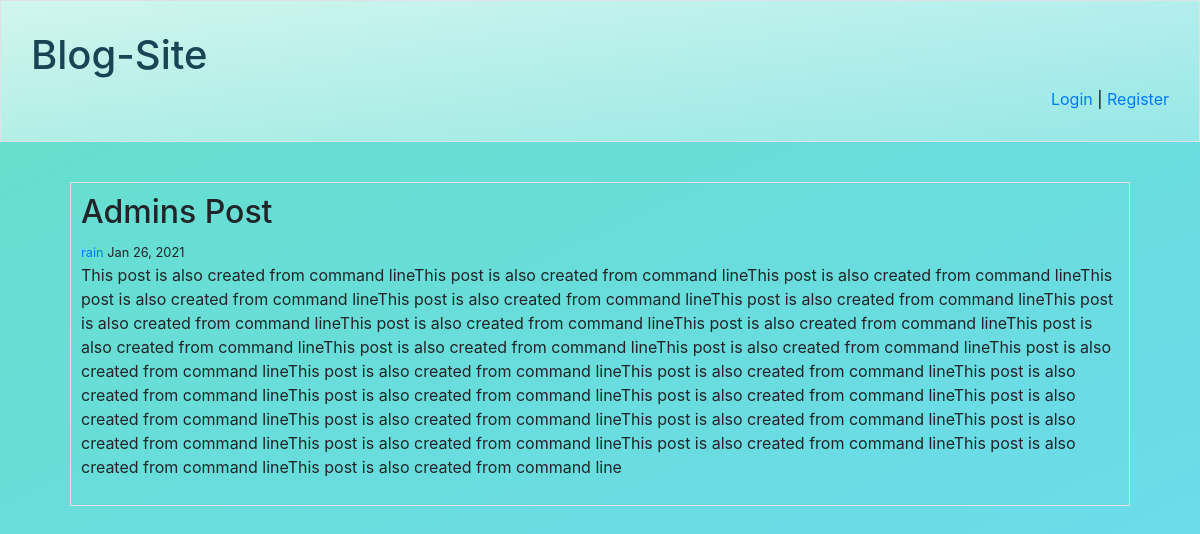
The app's page /post/2/ with its own data.
### blog/models.py (models this page shows, shortened)
class Post(models.Model):
    title = models.CharField(max_length=100)
    author = models.ForeignKey(User, on_delete=models.CASCADE)
    date = models.DateTimeField(default=timezone.now)
    text = models.TextField(default="")

### blog/views.py (the view)
# urls.py: path('post/<int:pk>/', PostDetailView.as_view(), name='blog-detail'),
class PostDetailView(DetailView):
    model = Post

### blog/templates/blog/post_detail.html (shortened to what this page needs)
{% extends "blog/base.html" %}
{% block body %}
<div class="border" style="padding: 10px;">
    <h2>{{object.title}}</h2>
    <small style="text-align:left"><a href="#">{{object.author}}</a> {{object.date | date:"M d, Y"}}</small>
    <p>{{object.text}}</p>
</div>
{% endblock %}

### records on screen
Post: title "Admins Post", author "rain", date "Jan 26, 2021", text "This post is also created from command lineThis post is also created from command lineThis post is also created from command lineThis post is also created from command lineThis post is also created from command lineThis post is also created from command lineThis post is also created from command lineThis post is also created from command lineThis post is also created from command lineThis post is also created from command lineThis post is also created from command lineThis post is also created from command lineThis post is also created from command lineThis post is also created from command lineThis post is also created from command lineThis post is also created from command lineThis post…"
